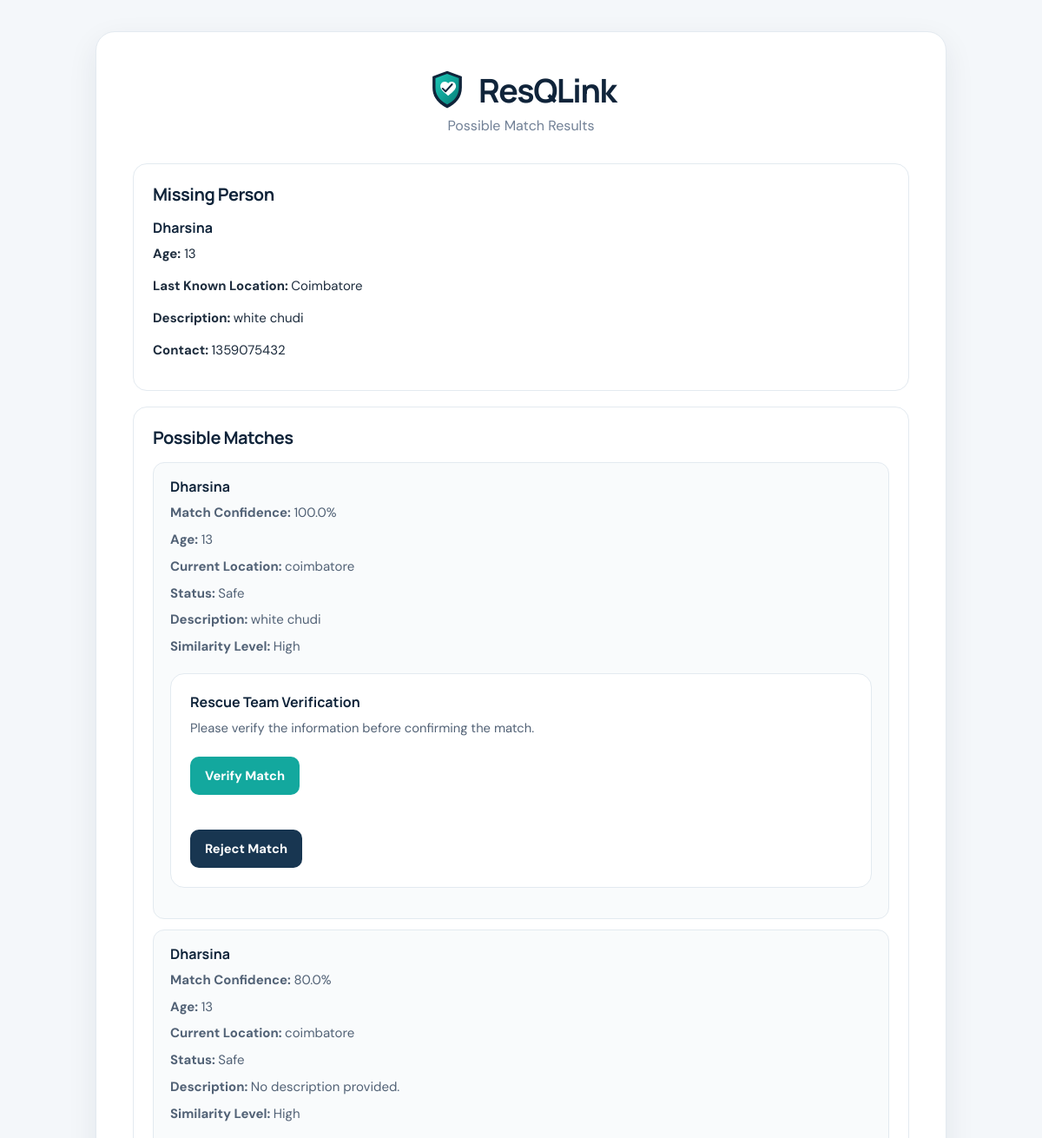
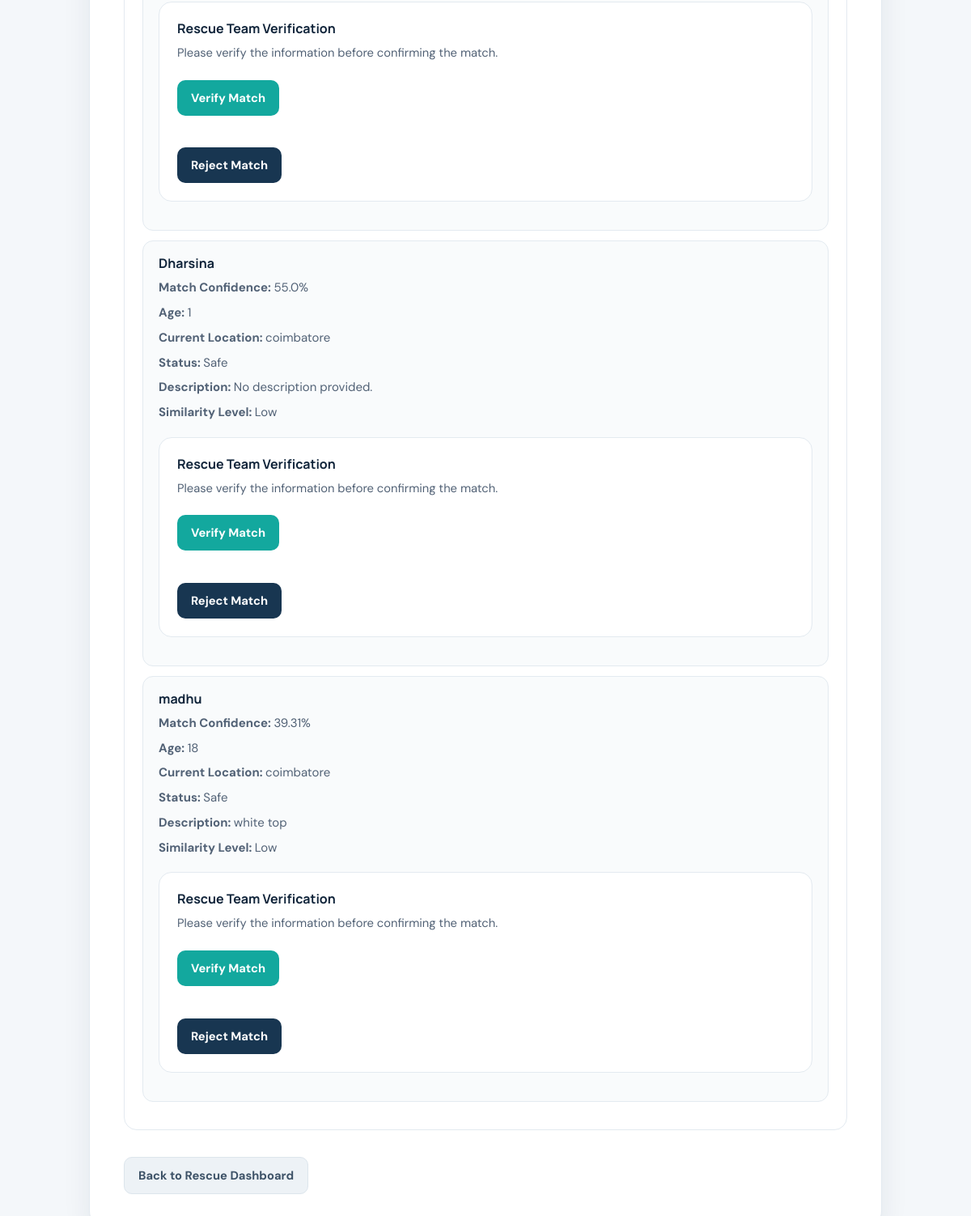
Page /find-matches/2 on the committed database (2 pictures, top to bottom).
### tables this page shows
CREATE TABLE missing_persons (
            id INTEGER PRIMARY KEY AUTOINCREMENT,
            case_id TEXT,
            name TEXT,
            age INTEGER,
            description TEXT,
            last_location TEXT,
            contact TEXT
        );

CREATE TABLE found_persons (
            id INTEGER PRIMARY KEY AUTOINCREMENT,
            name TEXT,
            age INTEGER,
            description TEXT,
            current_location TEXT,
            status TEXT
        );

### app.py (the view)
@app.route(
    "/find-matches/<int:missing_id>"
)
def find_matches(missing_id):
    conn = get_db_connection()
    missing_person = conn.execute("""
        SELECT *
        FROM missing_persons
        WHERE id = ?
    """, (
        missing_id,
    )).fetchone()
    if not missing_person:
        conn.close()
        return "Missing person not found."
    found_persons = conn.execute("""
        SELECT *
        FROM found_persons
        ORDER BY id DESC
    """).fetchall()
    conn.close()
    matches = []
    for found in found_persons:
        score = calculate_match_score(
            missing_person,
            found
        )
        matches.append(
            (found, score)
        )
    matches.sort(
        key=lambda item: item[1],
        reverse=True
    )
    return render_template(
        "match_results.html",
        missing_person=missing_person,
        matches=matches
    )

### app.py (called while the page is built)
def get_db_connection():
    conn = sqlite3.connect(DATABASE)
    conn.row_factory = sqlite3.Row
    return conn

def text_similarity(text1, text2):
    text1 = str(text1 or "").lower().strip()
    text2 = str(text2 or "").lower().strip()
    if not text1 or not text2:
        return 0
    return SequenceMatcher(
        None,
        text1,
        text2
    ).ratio()

### templates/match_results.html (shortened to what this page needs)
<!DOCTYPE html>
<html lang="en">
<head>
    <link
        rel="stylesheet"
        href="{{ url_for('static', filename='style.css') }}"
    >
</head>
<body>
<div class="registration-container">
    <h1 class="brand-heading"><img src="{{ url_for('static', filename='resqlink-logo.svg') }}" alt="ResQLink logo"> <span>ResQLink</span></h1>
    <p class="subtitle">
        Possible Match Results
    </p>
    <div class="dashboard-action">
        <h2>
            Missing Person
        </h2>
        <h3>
            {{ missing_person["name"] }}
        </h3>
        <p>
            <strong>Age:</strong>
            {{ missing_person["age"] }}
        </p>
        <p>
            <strong>
                Last Known Location:
            </strong>
            {{ missing_person["last_location"] }}
        </p>
        <p>
            <strong>
                Description:
            </strong>
            {{ missing_person["description"] or
               "No description provided." }}
        </p>
        <p>
            <strong>
                Contact:
            </strong>
            {{ missing_person["contact"] }}
        </p>
    </div>
    <div class="dashboard-action">
        <h2>
            Possible Matches
        </h2>
        {% if matches %}
            {% for match in matches %}
                <div class="team-section">
                    <h3>
                        {{ match[0]["name"] }}
                    </h3>
                    <p>
                        <strong>
                            Match Confidence:
                        </strong>
                        {{ match[1] }}%
                    </p>
                    <p>
                        <strong>
                            Age:
                        </strong>
                        {{ match[0]["age"] }}
                    </p>
                    <p>
                        <strong>
                            Current Location:
                        </strong>
                        {{ match[0]["current_location"] }}
                    </p>
                    <p>
                        <strong>
                            Status:
                        </strong>
                        {{ match[0]["status"] }}
                    </p>
                    <p>
                        <strong>
                            Description:
                        </strong>
                        {{ match[0]["description"] or
                           "No description provided." }}
                    </p>
                    {% if match[1] >= 80 %}
                        <p>
                            <strong>
                                Similarity Level:
                            </strong>
                            High
                        </p>
                    {% else %}
                        <p>
                            <strong>
                                Similarity Level:
                            </strong>
                            Low
                        </p>
                    {% endif %}
                    <div class="dashboard-action">
                        <h3>
                            Rescue Team Verification
                        </h3>
                        <p class="small-text">
                            Please verify the information before
                            confirming the match.
                        </p>
                        <form
                            action="{{ url_for(
                                'verify_match',
                                missing_id=missing_person['id'],
                                found_id=match[0]['id']
                            ) }}"
                            method="POST"
                        >
                            <button type="submit">
                                Verify Match
                            </button>
                        </form>
                        <br>
                        <form
                            action="{{ url_for(
                                'reject_match',
                                missing_id=missing_person['id'],
                                found_id=match[0]['id']
                            ) }}"
                            method="POST"
                        >
                            <button
                                type="submit"
                                class="add-button"
                            >
                                Reject Match
                            </button>
                        </form>
                    </div>
                </div>
            {% endfor %}
        {% else %}
            <p class="small-text">
                No possible matches found.
            </p>
        {% endif %}
    </div>
    <a
        href="{{ url_for('rescue_dashboard') }}"
        class="back-button"
    >
        Back to Rescue Dashboard
    </a>
</div>
</body>
</html>

### static/style.css (style rules this page uses)
:root { --navy:#10243a;--navy2:#183651;--teal:#13a89e;--teal-dark:#087f79;--ink:#1d2c3d;--muted:#718096;--line:#e3eaf0;--paper:#fff;--bg:#f4f7fa;--soft:#eaf8f6;--red:#d84b56;--shadow:0 12px 34px rgba(18,42,65,.08) }
* { box-sizing:border-box }
html { scroll-behavior:smooth }
body { margin:0;background:var(--bg);color:var(--ink);font-family:'DM Sans',Arial,sans-serif;font-size:15px;line-height:1.65 }
a { color:var(--teal-dark);text-decoration:none }
h1,h2,h3,h4 { font-family:'Manrope','DM Sans',sans-serif;color:var(--navy);line-height:1.25 }
h1 { font-size:clamp(1.8rem,4vw,2.35rem);letter-spacing:-.04em;margin:0 0 8px }
h2 { font-size:1.25rem;letter-spacing:-.025em;margin:0 0 16px }
h3 { font-size:1rem;margin:0 0 8px }
p { margin:0 0 12px }
.subtitle { color:var(--muted);font-size:1rem;margin:0 0 24px }
.small-text,.instruction { color:var(--muted);font-size:.92rem }
.brand-heading { display:flex;align-items:center;justify-content:center;gap:12px;margin:0 0 8px }
.brand-heading img,.brand-lockup img { width:48px;height:48px;object-fit:contain }
.home-container,.registration-container { width:min(1120px,92%);margin:36px auto 60px }
.registration-container { background:var(--paper);border:1px solid var(--line);border-radius:22px;padding:clamp(22px,4vw,42px);box-shadow:var(--shadow);max-width:980px }
.registration-container>.brand-heading { text-align:center;margin-bottom:5px }
.registration-container>.subtitle { text-align:center;margin-bottom:30px }
.dashboard-action { background:#fff;border:1px solid var(--line);border-radius:16px;padding:22px;margin:18px 0 }
.family-member,.family-member-form,.team-member,.team-section { background:#f9fbfc;border:1px solid var(--line);border-radius:13px;padding:17px 19px;margin:12px 0 }
.family-member p,.team-section p,.team-member p { margin:6px 0;color:#526276 }
button,.main-button,.back-button,.add-button,.add-member-button { display:inline-flex;align-items:center;justify-content:center;gap:8px;border:0;border-radius:10px;padding:12px 17px;margin-top:15px;background:var(--teal);color:#fff!important;font:700 .92rem 'DM Sans',sans-serif;text-align:center;cursor:pointer;transition:transform .15s,background .15s; text-decoration:none!important }
.back-button { background:#edf2f6;color:#3d5267!important;border:1px solid #dce5ec }
.add-button,.add-member-button { background:var(--navy2) }

### rows in the picture
missing_persons: name "Dharsina", age "13", last_location "Coimbatore", description "white chudi", contact "1359075432"
found_persons: name "Dharsina", match "100.0", age "13", current_location "coimbatore", status "Safe", description "white chudi", shows "Similarity Level:"
found_persons: name "Dharsina", match "80.0", age "13", current_location "coimbatore", status "Safe", description "No description provided.", shows "Similarity Level:"
found_persons: name "Dharsina", match "55.0", age "1", current_location "coimbatore", status "Safe", description "No description provided.", shows "Similarity Level:"
found_persons: name "madhu", match "39.31", age "18", current_location "coimbatore", status "Safe", description "white top", shows "Similarity Level:"
